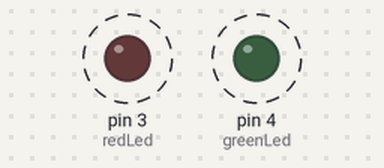
This sketch was run on a simulated Arduino Uno, built with avr-gcc and run on an emulated ATmega328P. Shown: output pins drawn as LEDs (lit = HIGH). Dashed ring = blinking.

Above: at 0.1 s.
Timing chart, 0 to 4.6 s (numbered marks = the images above):
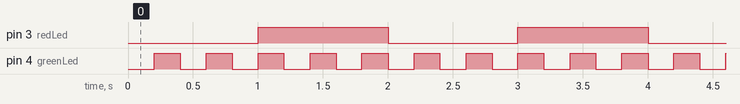

The sketch:

millis.ino
```cpp
/*
  Blink without Delay

  Turns on and off a light emitting diodes (LED) connected to a digital pin,
  without using the delay() function. This means that other code can run at the
  same time without being interrupted by the LED code.
  We can blink 2 leds at different intervals soing this.

  The circuit:
  - Leds conected to pins 3 and 4.[ be sure to use resistors.


  created 07-08-21
  by Maderdash

*/

// constants won't change. Used here to set a pin number:
const int redLed             =  3;              // the number of the redLED pin
const int greenLed           =  4;              // the number of the greenLED pin
// Variables will change:
int redLedState              = LOW;             // ledState used to set the redLED
int greenLedState            = LOW;             // ledState used to set the greenLED
// Generally, you should use "unsigned long" for variables that hold time
// The value will quickly become too large for an int to store
unsigned long redPreviousMillis = 0;            // will store last time redLED was updated
unsigned long greenPreviousMillis = 0;          // will store last time greenLED was updated
// constants won't change:
const long redInterval       = 1000;            // interval at which to blink redLed (milliseconds)
const long greenInterval     = 200;             // interval at which to blink greenLed (milliseconds)
void setup() {
  // set the digital pin as output:
  pinMode(redLed, OUTPUT);                      //Setting the pin to send a signal OUT
  pinMode(greenLed, OUTPUT);                    //Setting the pin to send a signal OUT
}

void loop() {
  // here is where you'd put code that needs to be running all the time.

  // check to see if it's time to blink the LED; that is, if the difference
  // between the current time and last time you blinked the LED is bigger than
  // the interval at which you want to blink the LED.
  unsigned long currentMillis = millis();
  // The red led code is below this line.
  if (currentMillis - redPreviousMillis >= redInterval) {
    // save the last time you blinked the LED
    redPreviousMillis = currentMillis;

    // if the LED is off turn it on and vice-versa:
    if (redLedState == LOW) {
      redLedState = HIGH;
    } else {
      redLedState = LOW;
    }
    // set the LED with the ledState of the variable:
    digitalWrite(redLed, redLedState);
  }
  //The green code is below this line.
  if (currentMillis - greenPreviousMillis >= greenInterval) {
    // save the last time you blinked the greenLED
    greenPreviousMillis = currentMillis;
    if (greenLedState == LOW) {
      greenLedState = HIGH;
    } else {
      greenLedState = LOW;
    }
    digitalWrite(greenLed, greenLedState);
  }
}
```

Measured:
- by itself, pin 3 (redLed): alternates HIGH for 1.0 s and LOW for 1.0 s
- by itself, pin 4 (greenLed): alternates HIGH for 0.20 s and LOW for 0.20 s
- by itself, everything shown: repeats every 2.0 s, in 10 steps
